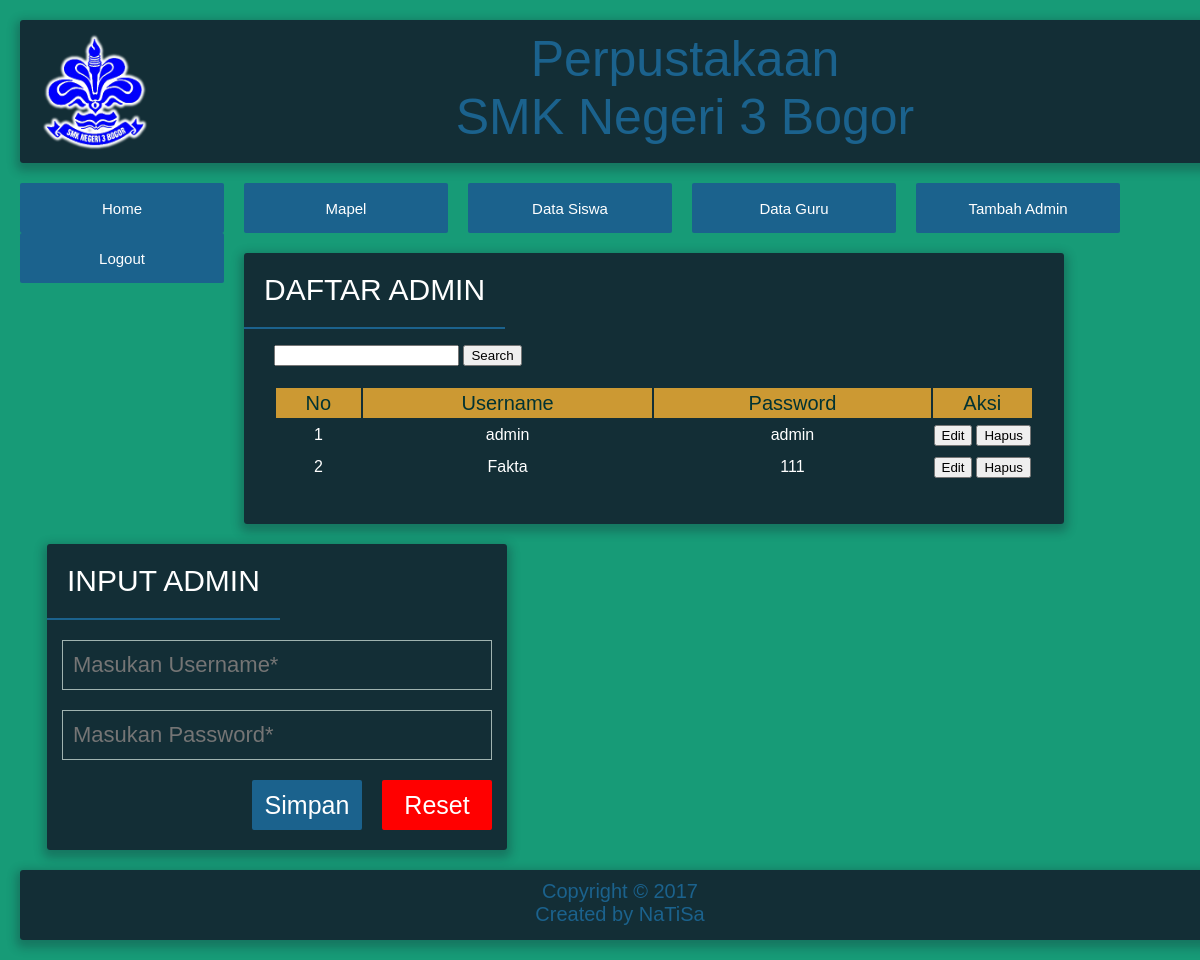
The app's page /tambah_admin.php (signed in) with its own data.
### tables this page shows
CREATE TABLE `tbuser` (
  `id_user` int(50) NOT NULL,
  `username` varchar(50) NOT NULL,
  `password` varchar(50) NOT NULL,
  `level` varchar(10) NOT NULL
);

### tambah_admin.php (the view, shortened to what this page needs)
<?php
include 'config.php';
?>
<!DOCTYPE html>
<html lang="en">
<head>
 <link rel="stylesheet" href="style.css">
</head>
<body>
  <div class="title">
    <p><img src="SMKN3.png" width="130" height="125" align="left">Perpustakaan </p>
    <p>SMK Negeri 3 Bogor</p>
  </div>
  <?php include 'menu.php'; ?>
  <div class="tampil">
  <div class="tampil-judul">Daftar Admin</div>
				    <?php
					$no = 1;
                    $query1="select * from tbuser where level='admin'";
                    $tampil=mysqli_query($koneksi,$query1) or die(mysqli_error($koneksi));
                    ?>
				  <p>&nbsp;</p>
				  <p>&nbsp;</p>
				  <p>&nbsp;</p>
				  <p>&nbsp;</p>
				  <p>
    <div class="cari">
      <form name="form2" method="post" action="cari_admin.php">
        <input name="cari" type="text">
        <input name="search" type="submit" value="Search">
      </form>
    </div>
				  </p>
				  <table width="800" class="table">
                                    <tr class="trhead">
                                        <td>No</td>
                                        <td>Username</td>
										<td>Password</td>
										<td colspan="2">Aksi</td>
                                  </tr>
                                 <?php while($data=mysqli_fetch_array($tampil))
                    { ?>
                    <tr class="trbody">
					<td><?php echo $no++ ;?></td>
                    <td><?php echo $data['username'];?></td>
                    <td><?php echo $data['password']; ?></td>
					<td width="37"><a href="edit_admin.php?id=<?php echo $data['id_user']; ?>">
        <input type="submit" name="Submit" value="Edit" />
      </a></td>
      <td width="51"><div align="center"><a href="hapus_admin.php?id=<?php echo $data['id_user']; ?>">
            <input type="submit" name="Submit3" value="Hapus" />
        </a></div></td>
    </tr>
	<?php } ?>
	</table>
</div>
							<div class="form-input">
							 <form name="form1" method="post" action="aksi_tambah_admin.php">
				<div class="sidebar-judul">Input Admin</div>
          <div class="form-group"><input type="text" required autocomplete="off"  class="input-mode"  placeholder="Masukan Username*" name="username" value=""/></div>
          <div class="form-group"><input type="password" required autocomplete="off"  class="input-mode"  placeholder="Masukan Password*" name="password" value="" /></div>
           <div class="form-group">
		      <input class="btn-submit-reset" name="reset" type="reset" value="Reset" />
  <button class="btn-submit-input" type="submit" name="simpan">Simpan</button>
 </div>
    </form>
			</div>
			<div class="footer">Copyright &copy; 2017<br>Created by NaTiSa</div>
</body>
</html>

### style.css (style rules this page uses)
* { box-sizing:border-box; margin:0 auto; }
body { background: #179b77; }
html,body { font-family:Helvetica; }
.title { top:30px; padding: 10px; margin:20px; height: 143px; max-width:1325px; color: rgb(27, 98, 141); font-size: 50px; text-align: center; width:100%; background-color: rgba(19, 35, 47, 0.9); border-radius:3px; background: rgba(19, 35, 47, 0.9); box-shadow: 0 4px 10px 4px rgba(19, 35, 47, 0.3); }
.form-input { float:left; padding-bottom:20px; margin-bottom:20px; margin-left:47px; top:20px; max-width:460px; position:relative; width:100%; background-color: rgba(19, 35, 47, 0.9); border-radius:3px; background: rgba(19, 35, 47, 0.9); box-shadow: 0 4px 10px 4px rgba(19, 35, 47, 0.3); }
.form-group { padding:5px 15px; display:block; }
.input-mode { background: none; border-radius: 0; border-color: #ffffff; border: 1px solid #a0b3b0; color: #ffffff; font-size:22px; height:50px; padding:0 10px; display:block; width:100%; position: relative; margin-bottom: 10px; }
.btn-submit-input { margin-left:20px; float:right; cursor:pointer; height: 50px; width: 100%; max-width: 110px; display: block; background: rgb(27, 98, 141); color: white; font-size: 25px; border: 2px solid rgb(27, 98, 141); border-radius: 2px; }
.btn-submit-reset { background:#FF0000; margin-left:20px; float:right; cursor:pointer; height: 50px; width: 100%; max-width: 110px; display: block; color: white; font-size: 25px; border: 2px solid #FF0000;; border-radius: 2px; }
.tampil { padding-bottom:20px; margin-top:20px; margin-left:20px; float: left; position:relative; width:100%; max-width:820px; background-color: rgba(19, 35, 47, 0.9); border-radius:3px; background: rgba(19, 35, 47, 0.9); box-shadow: 0 4px 10px 4px rgba(19, 35, 47, 0.3); }
.tampil-judul { color:#0033FF; padding: 0 10px; position: relative; padding:20px; text-align: center; float: left; color: #ffffff; font-size:30px; border-bottom:2px solid rgb(27, 98, 141); text-transform: uppercase }
.table { display:table; padding:20px; text-align: center; border-radius:3px; }
.trhead { background:#CC9933; color:#003333; font:bold; width:800px; height:30px; font-size:20px; }
.trbody { color:#FFFFFF; height:30px; }
.sidebar-judul { margin-bottom:20px; color:#0033FF; padding: 0 10px; position: relative; padding:20px; text-align: center; float: left; color: #ffffff; font-size:30px; border-bottom:2px solid rgb(27, 98, 141); text-transform: uppercase }
.footer { float:left; padding: 10px; margin:20px; bottom:20px; height: 70px; max-width:1325px; color: rgb(27, 98, 141); font-size: 20px; text-align: center; width:100%; background-color: rgba(19, 35, 47, 0.9); border-radius:3px; background: rgba(19, 35, 47, 0.9); box-shadow: 0 4px 10px 4px rgba(19, 35, 47, 0.3); }
.cari { margin:20px; margin-left:30px; margin-bottom:0; }

### records on screen
tbuser: username "admin", password "admin"
tbuser: username "Fakta", password "111"
